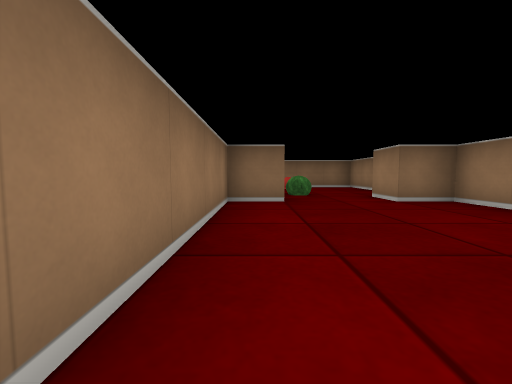
View 1 (above)

16 first-person views from a walk through a cub3D maze. The camera is about half as high as the walls, tilts 4° down and sees 90° across. The floor is counted in squares. Each view is taken from the middle of a square. On the plan, view 1 faces up. The plan holds only what a view shows up to about 9 squares ahead; the rest is blank.

View 2
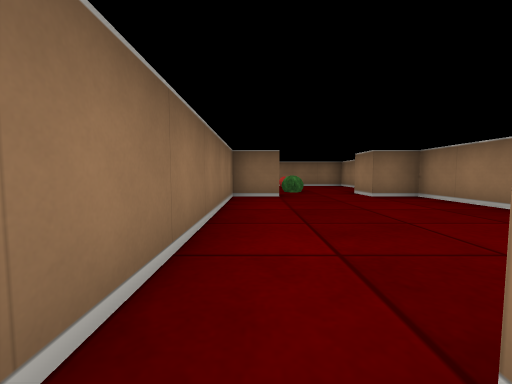

View 3
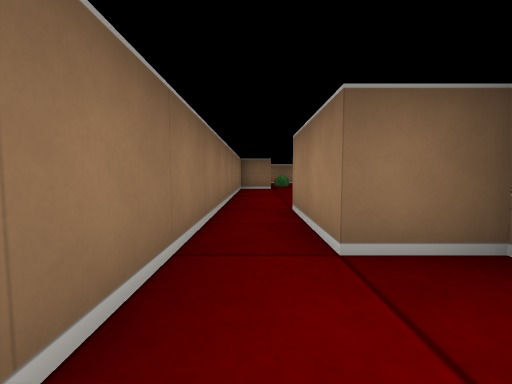

View 4
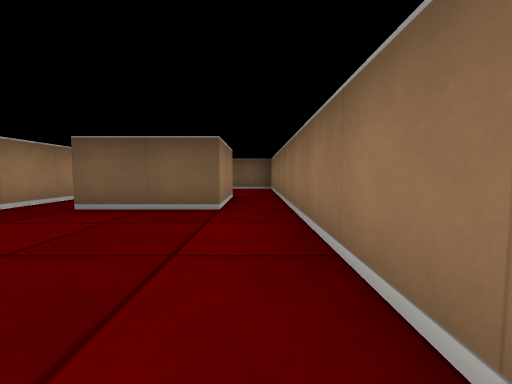

View 5
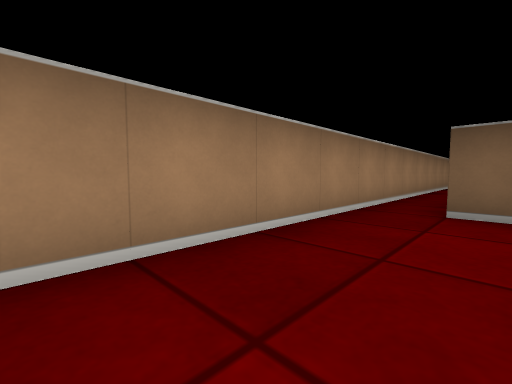

View 6
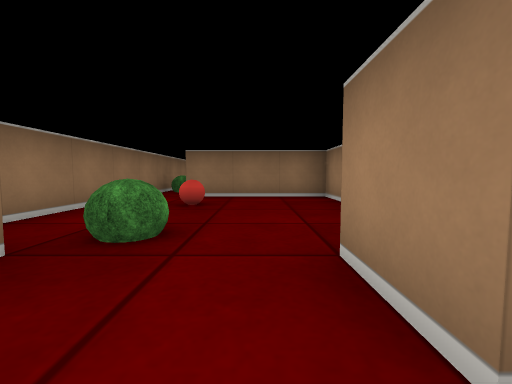

View 7
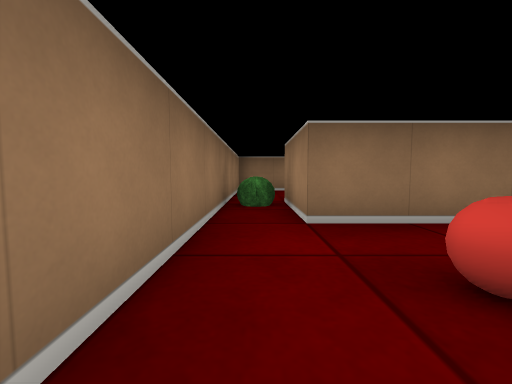

View 8
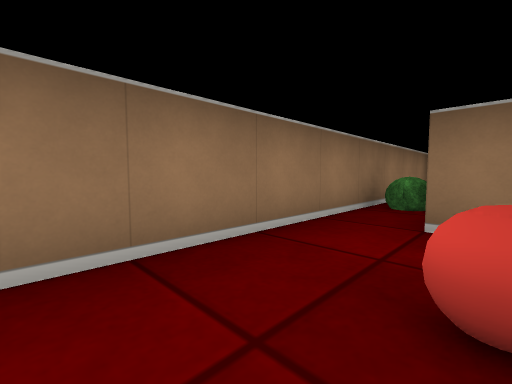

View 9
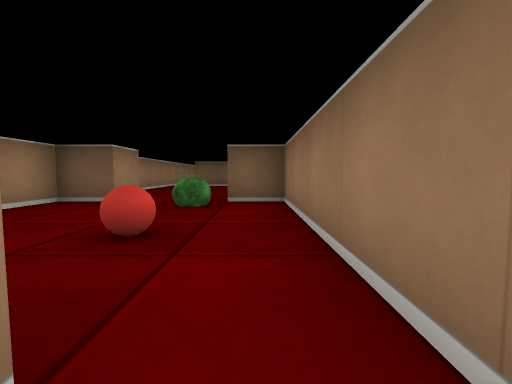

View 10
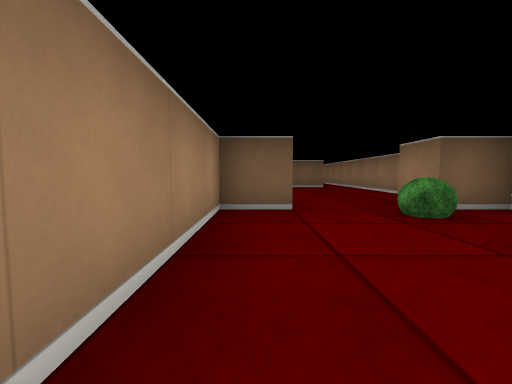

View 11
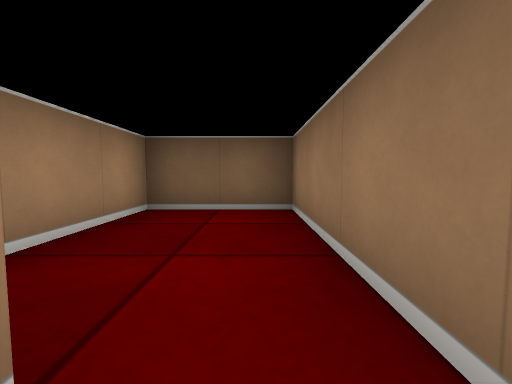

View 12
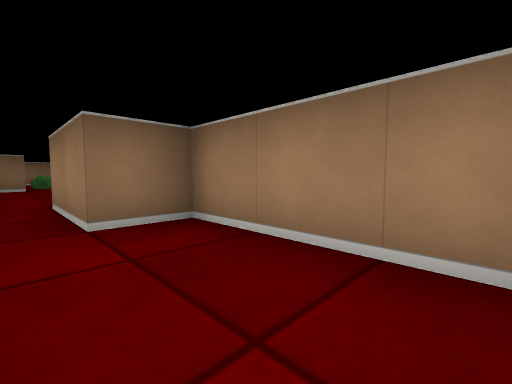

View 13
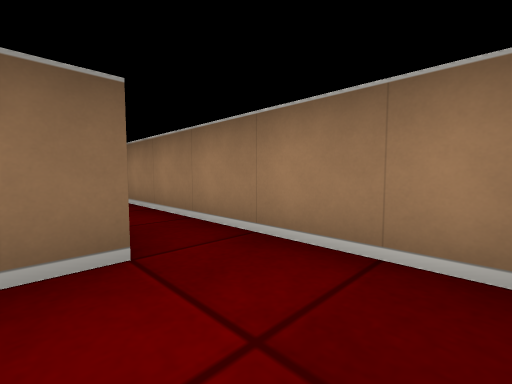

View 14
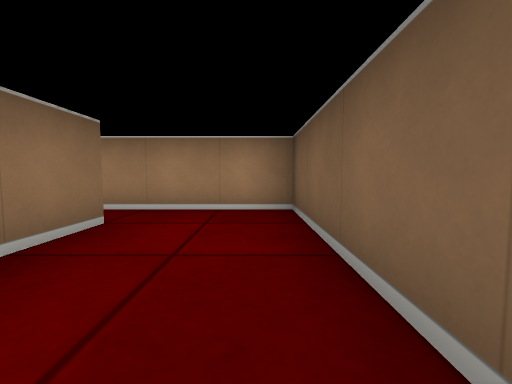

View 15
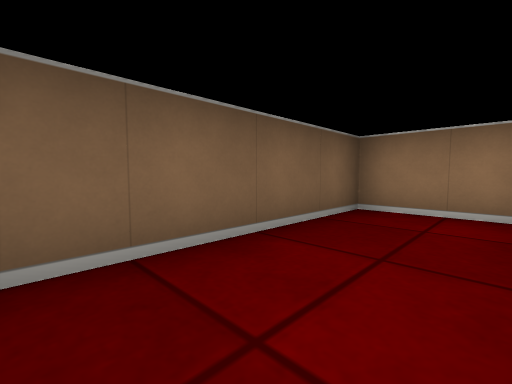

View 16
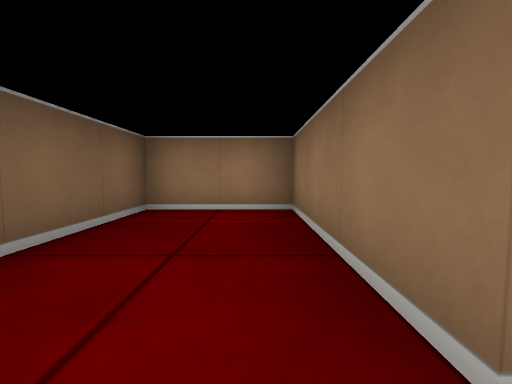

### Floor plan
Points are (right, up) in squares from view 1. A wall is a line through its corners. A room is listed if a view was taken in it or the views show most of it. See-through windows are left out.
Room 1 (views 1, 2, 4, 5, 6, 11)
walls: (0.5, -2.5) (0.5, -0.5) (2.5, -0.5); (0.5, 4.5) (-0.5, 4.5) (-0.5, -2.5); (3.5, -6.5) (3.5, 4.5) (2.5, 4.5)
ways out: opening at (0, -2) to room 2; opening at (1.5, 5) to room 3; opening at (3, -7) to room 5
Room 2 (views 3, 12)
walls: (-0.5, -2.5) (-0.5, -5.5) (1.5, -5.5) (1.5, -2.5) (0.5, -2.5)
ways out: opening at (0, -2) to room 1
Room 3 (views 7, 8, 10)
walls: (2.5, 4.5) (2.5, 5.5) (3.5, 5.5) (3.5, 9.5) (0.5, 9.5); (-0.5, 9.5) (-0.5, 5.5) (0.5, 5.5) (0.5, 4.5)
ways out: opening at (1.5, 5) to room 1; opening at (0, 10) to room 4
objects: bush (1, 6); ball (1, 8)
Room 4 (view 9)
walls: (0.9, 14.5) (-0.5, 14.5) (-0.5, 9.5); (0.5, 9.5) (0.5, 11.5)
ways out: opening at (0, 10) to room 3
objects: bush (0, 11)
Room 5 (views 13, 14, 15, 16)
walls: (2.6, -6.5) (-0.5, -6.5) (-0.5, -8.5) (3.5, -8.5) (3.5, -6.5)
ways out: opening at (3, -7) to room 1

Positions as (right, up) in squares from view 1, and headings:
1: (0, 0), facing up
2: (0, -1), facing up
3: (0, -4), facing up
4: (0, 3), facing down
5: (2, 3), facing down-right
6: (2, 4), facing up
7: (0, 7), facing up
8: (1, 7), facing up-left
9: (0, 10), facing down
10: (3, 9), facing down
11: (0, -2), facing down
12: (0, -5), facing up-right
13: (2, -8), facing up-right
14: (0, -8), facing right
15: (3, -7), facing down-left
16: (3, -7), facing left
